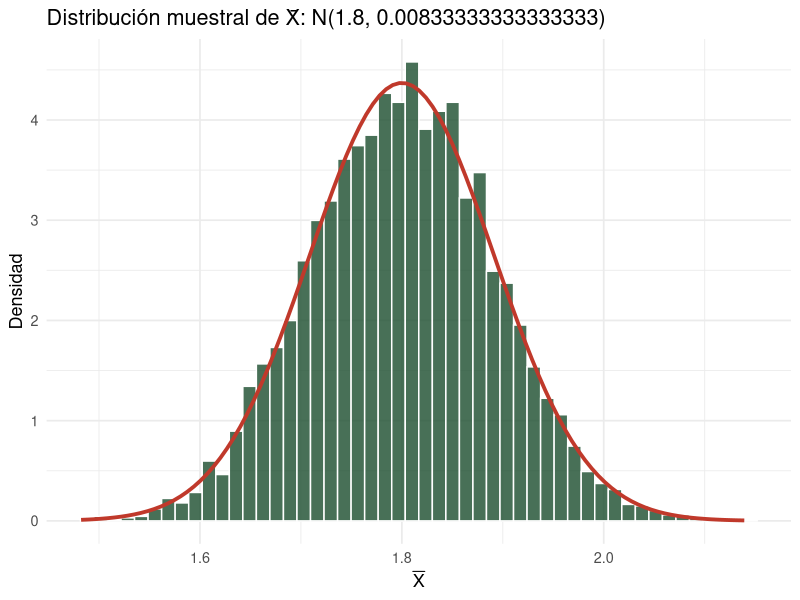
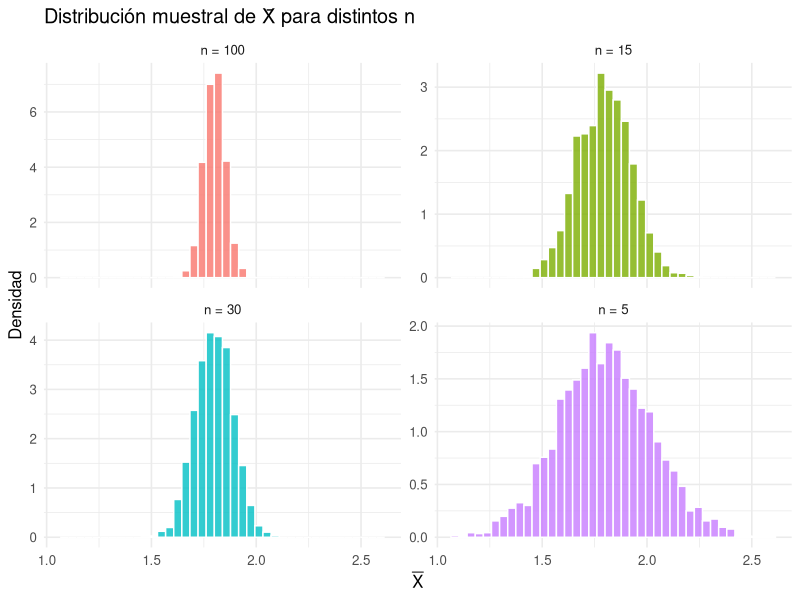
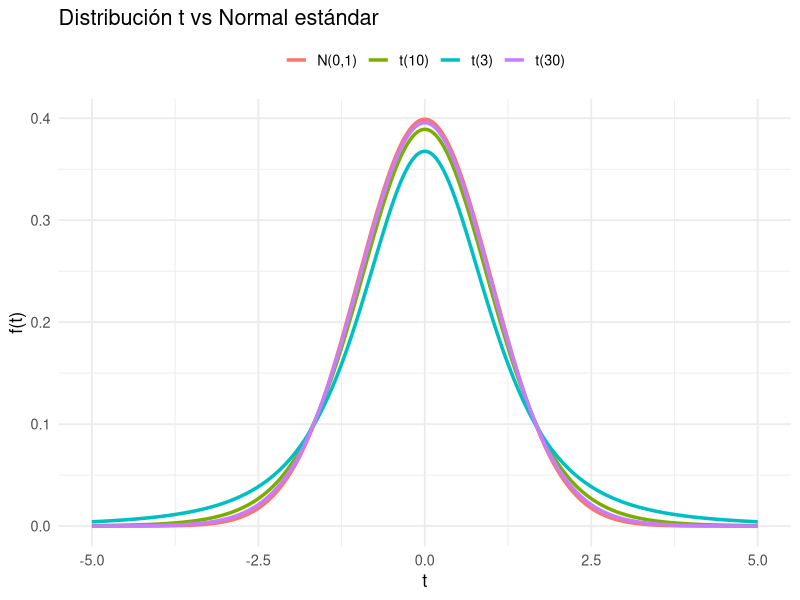
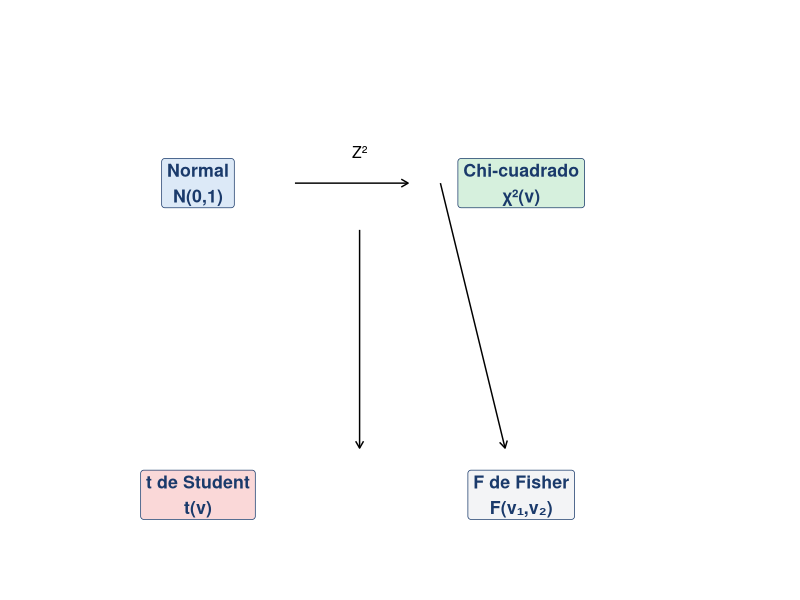
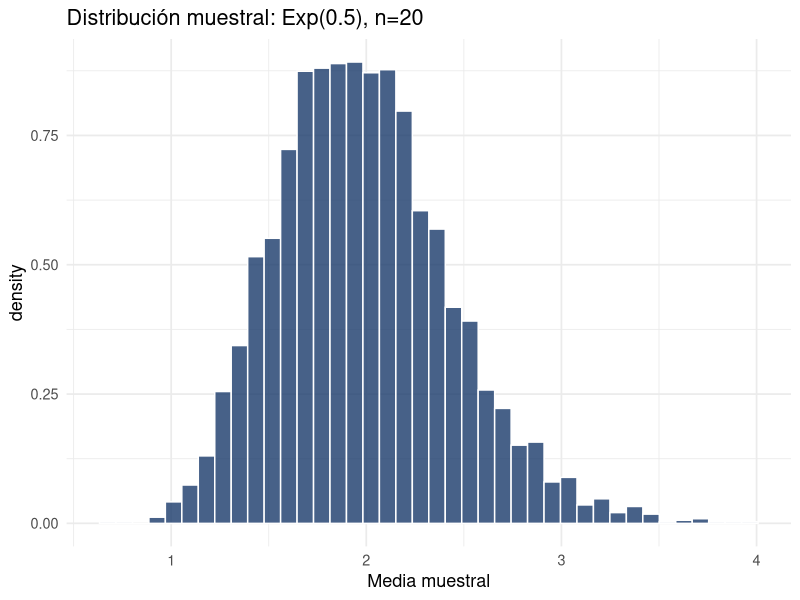

Source code (R) for these figures, in order:
## ---- chunk 1
#| echo: true
#| fig-height: 4
library(ggplot2)
set.seed(18)
mu <- 1.8; sigma <- 0.5; n <- 30; B <- 5000

# Simular 5000 medias muestrales
medias <- replicate(B, mean(rnorm(n, mu, sigma)))

ggplot(data.frame(x = medias), aes(x)) +
  geom_histogram(aes(y = after_stat(density)), bins = 50,
                 fill = "#1b4d2e", color = "white", alpha = 0.8) +
  stat_function(fun = dnorm,
                args = list(mean = mu, sd = sigma/sqrt(n)),
                color = "#c0392b", linewidth = 1.3) +
  labs(x = expression(bar(X)), y = "Densidad",
       title = paste0("Distribución muestral de X̄: N(", mu, ", ", sigma^2/n, ")")) +
  theme_minimal(base_size = 13)
## ---- chunk 2
#| echo: true
#| fig-height: 4
library(ggplot2); library(tidyverse)
mu <- 1.8; sigma <- 0.5; B <- 3000
ns <- c(5, 15, 30, 100)

df <- map_dfr(ns, function(n) {
  set.seed(18)
  tibble(xbar = replicate(B, mean(rnorm(n, mu, sigma))),
         n = paste0("n = ", n))
})

ggplot(df, aes(x = xbar, fill = n)) +
  geom_histogram(aes(y = after_stat(density)), bins = 40,
                 color = "white", alpha = 0.8) +
  facet_wrap(~n, scales = "free_y") +
  labs(x = expression(bar(X)), y = "Densidad",
       title = "Distribución muestral de X̄ para distintos n") +
  theme_minimal(base_size = 12) + theme(legend.position = "none")
## ---- chunk 3
#| echo: true
mu <- 12; sigma <- 2; n <- 25
pnorm(12.5, mean = mu, sd = sigma/sqrt(n), lower.tail = FALSE)
## ---- chunk 4
#| echo: true
#| fig-height: 4
library(ggplot2); library(tidyverse)
x <- seq(-5, 5, length.out = 400)
df <- bind_rows(
  tibble(x, f = dnorm(x), dist = "N(0,1)"),
  tibble(x, f = dt(x, df = 3), dist = "t(3)"),
  tibble(x, f = dt(x, df = 10), dist = "t(10)"),
  tibble(x, f = dt(x, df = 30), dist = "t(30)")
)
ggplot(df, aes(x, f, color = dist)) +
  geom_line(linewidth = 1.2) +
  labs(x = "t", y = "f(t)", color = NULL,
       title = "Distribución t vs Normal estándar") +
  theme_minimal(base_size = 13) +
  theme(legend.position = "top")
## ---- chunk 5
#| echo: false
#| fig-height: 3
library(ggplot2)
df_rel <- data.frame(
  dist = c("Normal\nN(0,1)", "Chi-cuadrado\nχ²(ν)", "t de Student\nt(ν)", "F de Fisher\nF(ν₁,ν₂)"),
  x    = c(2, 4, 2, 4),
  y    = c(3, 3, 1, 1)
)
ggplot(df_rel, aes(x, y, label = dist)) +
  geom_label(size = 4.5, fill = c("#dce9f7","#d6f0dd","#fad8d8","#f3f4f6"),
             color = "#1a3a6b", fontface = "bold") +
  annotate("segment", x=2.6, xend=3.3, y=3, yend=3, arrow=arrow(length=unit(0.2,"cm"))) +
  annotate("text", x=3, y=3.2, label="Z²", size=4) +
  annotate("segment", x=3, xend=3, y=2.7, yend=1.3, arrow=arrow(length=unit(0.2,"cm"))) +
  annotate("segment", x=3.5, xend=3.9, y=3, yend=1.3, arrow=arrow(length=unit(0.2,"cm"))) +
  xlim(1, 5.5) + ylim(0.5, 4) +
  theme_void()
## ---- chunk 6
#| echo: true
# Cuantiles de la distribución t
qt(0.975, df = 9)    # t crítico para IC 95%, n=10
qt(0.975, df = 29)   # t crítico para IC 95%, n=30

# Cuantil chi-cuadrado
qchisq(0.975, df = 9)   # chi² superior al 97.5%
qchisq(0.025, df = 9)   # chi² inferior al 2.5%

# Cuantil F
qf(0.95, df1 = 3, df2 = 20)  # F crítico ANOVA 4 grupos, 24 obs
## ---- chunk 7
#| echo: true
mu <- 2.5; sigma <- 0.4; n <- 16
ee <- sigma / sqrt(n)
cat("Error estándar:", ee, "\n")

# (a)
pnorm(2.7, mu, ee, lower.tail = FALSE)

# (b)
qnorm(0.95, mu, ee)
## ---- chunk 8
#| echo: true
mu <- 95; sigma <- 8; n <- 25
ee <- sigma / sqrt(n)
cat("EE =", ee, "\n")

# (a) P(Xbar > 97)
pnorm(97, mu, ee, lower.tail = FALSE)

# (b) P(93 <= Xbar <= 97)
pnorm(97, mu, ee) - pnorm(93, mu, ee)

# (d) Percentil 10 de Xbar
qnorm(0.10, mu, ee)
## ---- chunk 9
#| echo: true
#| fig-height: 3.5
lambda <- 0.5; n <- 20; B <- 4000
mu_pob <- 1/lambda; sigma_pob <- 1/lambda
set.seed(18)
medias_exp <- replicate(B, mean(rexp(n, lambda)))

cat("Media teórica:", mu_pob, "  Simulada:", round(mean(medias_exp), 4), "\n")
cat("Var teórica:", sigma_pob^2/n, "  Simulada:", round(var(medias_exp), 4), "\n")

library(ggplot2)
ggplot(data.frame(x = medias_exp), aes(x)) +
  geom_histogram(aes(y = after_stat(density)), bins = 40,
                 fill = "#1a3a6b", color = "white", alpha = 0.8) +
  labs(x = "Media muestral", title = "Distribución muestral: Exp(0.5), n=20") +
  theme_minimal(base_size = 13)
## ---- chunk 10
#| echo: true
p <- 0.40; n <- 100
ee_phat <- sqrt(p*(1-p)/n)
cat("E(p̂):", p, "  EE(p̂):", ee_phat, "\n")

# (b) P(p̂ > 0.50)
pnorm(0.50, p, ee_phat, lower.tail = FALSE)

# (c) P(0.35 <= p̂ <= 0.45)
pnorm(0.45, p, ee_phat) - pnorm(0.35, p, ee_phat)
